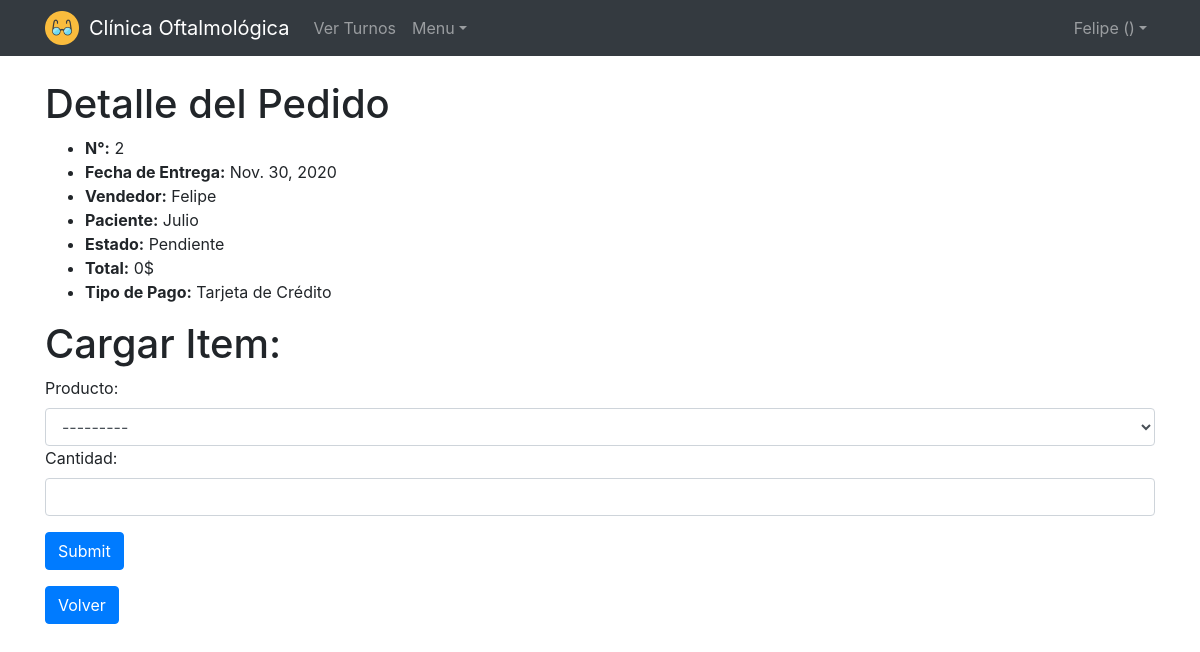
Page /clinica/pedidoshow/2 (signed in) on the earlier database version.
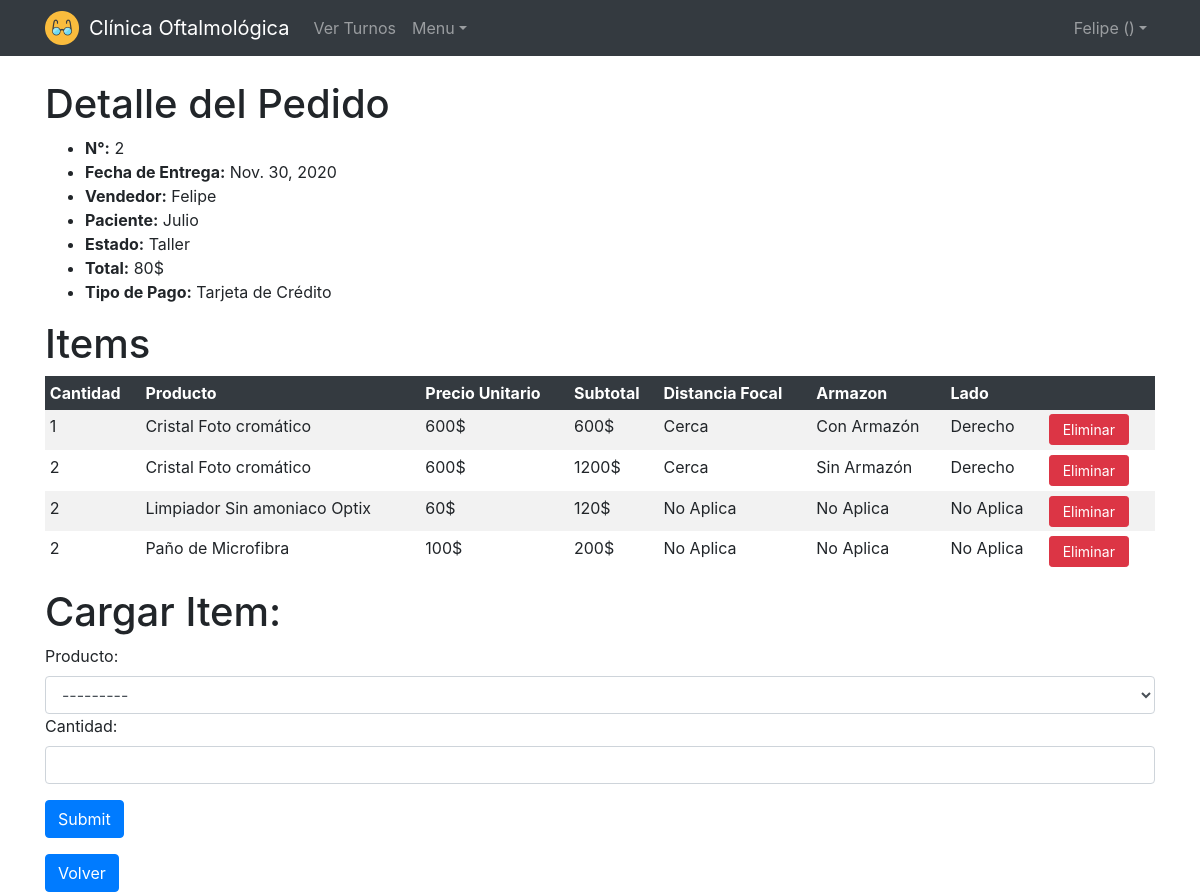
Same page on the later database version.
### clinica/models.py (models this page shows, shortened)
class Pedido(models.Model):
    user = models.ForeignKey(
        settings.AUTH_USER_MODEL,
        on_delete=models.CASCADE,
    )
    paciente = models.ForeignKey(Paciente, on_delete=models.CASCADE)
    tipopago = models.ForeignKey(Tipopago, on_delete=models.CASCADE)
    estado = models.ForeignKey(Estado, on_delete=models.CASCADE)
    total = models.IntegerField()
    fechaentrega = models.DateField()

class Paciente(models.Model):
    user = models.ForeignKey(
        settings.AUTH_USER_MODEL,
        on_delete=models.CASCADE,
    )
    nombre = models.CharField(max_length=64)
    apellido = models.CharField(max_length=64)
    dni = models.IntegerField()
    telefono = models.CharField(max_length=64)
    direccion = models.CharField(max_length=64)
    email = models.CharField(max_length=64)

class Estado(models.Model):
    nombre = models.CharField(max_length=64)

class Tipopago(models.Model):
    nombre = models.CharField(max_length=64)

class Subpedido(models.Model):
    pedido = models.ForeignKey(Pedido, on_delete=models.CASCADE)
    producto = models.ForeignKey(Producto, on_delete=models.CASCADE)
    distancia = models.ForeignKey(Distancia, on_delete=models.CASCADE)
    lado = models.ForeignKey(Lado, on_delete=models.CASCADE)
    armazon = models.ForeignKey(Armazon, on_delete=models.CASCADE)
    cantidad = models.IntegerField()

class Producto(models.Model):
    categoria = models.ForeignKey(Categoria, on_delete=models.CASCADE)
    nombre = models.CharField(max_length=64)
    precio = models.IntegerField()
    detalle = models.CharField(max_length=64)
    def __str__(self):
        return u'{0}'.format(self.nombre)

class Distancia(models.Model):
    nombre = models.CharField(max_length=64)
    def __str__(self):
        return u'{0}'.format(self.nombre)

class Armazon(models.Model):
    nombre = models.CharField(max_length=64)
    def __str__(self):
        return u'{0}'.format(self.nombre)

class Lado(models.Model):
    nombre = models.CharField(max_length=64)
    def __str__(self):
        return u'{0}'.format(self.nombre)

### clinica/views.py (the view)
# urls.py: path("pedidoshow/<int:pedido_id>", views.pedidoshow, name="pedidoshow"),
def pedidoshow(request, pedido_id):
    if not request.user.is_authenticated:
        return HttpResponseRedirect(reverse("login"))
    pedido = Pedido.objects.get(id=pedido_id)
    productos = Producto.objects.all()
    items = Subpedido.objects.filter(pedido_id=pedido_id)
    if request.method == "POST":
        form = FormSubpedido(request.POST)
        if form.is_valid():
            producto = form.cleaned_data["producto"].id
            lado = form.cleaned_data["lado"].id
            armazon = form.cleaned_data["armazon"].id
            distancia = form.cleaned_data["distancia"].id
            cantidad = form.cleaned_data["cantidad"]
            p = Subpedido(pedido_id=pedido_id, producto_id=producto, lado_id=lado, armazon_id=armazon, distancia_id=distancia, cantidad=cantidad)
            p.save()
            precioProducto = Producto.objects.get(id=producto).precio
            pedido.total = pedido.total + (cantidad * precioProducto)
            pedido.save()
            messages.success(request, 'El Item fue Agregado Exitosamente')
            return redirect('pedidoshow', pedido_id)
    else:
        return render(request, "pedidos/show.html", {
            "pedido": pedido,
            "items" : items,
            "productos": productos,
            "form" : FormSubpedido()
        })

### clinica/views.py
class FormSubpedido(forms.Form):
    producto = forms.ModelChoiceField(label="Producto:", queryset=Producto.objects.all(), required=True, widget=forms.Select(attrs={'class':'form-control'}))
    cantidad = forms.IntegerField(label="Cantidad:", required=True, widget=forms.NumberInput(attrs={'class':'form-control'}))
    lado = forms.ModelChoiceField(empty_label=None, label="Lado:", queryset=Lado.objects.all(), required=True, widget=forms.Select(attrs={'class':'form-control', 'style':'display:none'}))
    distancia = forms.ModelChoiceField(empty_label=None, label="Distancia:", queryset=Distancia.objects.all(), required=True, widget=forms.Select(attrs={'class':'form-control', 'style':'display:none'}))
    armazon = forms.ModelChoiceField(empty_label=None, label="Armazón:", queryset=Armazon.objects.all(), required=True, widget=forms.Select(attrs={'class':'form-control', 'style':'display:none'}))

### clinica/templates/pedidos/show.html (shortened to what this page needs)
{% extends "layout.html" %}
{% block body %}
    <div class="container">
        <h1>Detalle del Pedido</h1>
        <ul>
            <li><strong>N°:</strong> {{pedido.id }}</li>
            <li><strong>Fecha de Entrega:</strong> {{ pedido.fechaentrega }}</li>
            <li><strong>Vendedor:</strong> {{ pedido.user.get_username }}</li>
            <li><strong>Paciente:</strong> {{ pedido.paciente.nombre }}</li>
            <li><strong>Estado:</strong> {{ pedido.estado.nombre }}</li>
            {% if request.session.tipousuario_id != 4 %}
                <li><strong>Total:</strong> {{ pedido.total }}$</li>
            {% endif %}
            <li><strong>Tipo de Pago:</strong> {{ pedido.tipopago.nombre }}</li>
        </ul>
        {% if items %}
            <h1>Items</h1>
            <table class="table table-sm table-striped table-borderless">
                <thead class="table-dark">
                    <tr>
                        <th>Cantidad</th>
                        <th>Producto</th>
                        {% if request.session.tipousuario_id != 4 %}
                            <th>Precio Unitario</th>
                            <th>Subtotal</th>
                        {% endif %}
                        <th>Distancia Focal</th>
                        <th>Armazon</th>
                        <th>Lado</th>
                        {% if request.session.tipousuario_id != 4 %}
                            <th></th>
                        {% endif %}
                    </tr>
                </thead>
                <tbody>
                    {% for item in items %}
                        <tr>
                            <td>{{ item.cantidad }}</td>
                            <td>{{ item.producto.nombre }}</td>
                            {% if request.session.tipousuario_id != 4 %}
                                <td>{{ item.producto.precio }}$</td>
                                <td>{% widthratio item.producto.precio 1 item.cantidad %}$</td>
                            {% endif %}
                            <td>{{ item.distancia }}</td>
                            <td>{{ item.armazon }}</td>
                            <td>{{ item.lado }}</td>
                            {% if request.session.tipousuario_id != 4 %}
                                <td style="width: 10%;">
                                    <a href="{% url 'itemdelete' item.id %}" class="btn btn-danger btn-sm botones-index">Eliminar</a>
                                </td>
                            {% endif %}
                        </tr>
                    {% endfor %}
                </tbody>
            </table>
        {% endif %}
        {% if request.session.tipousuario_id != 4 %}
            <h1>Cargar Item:</h1>
            <form action="{% url 'pedidoshow' pedido.id %}" method="post">
                {{ form }}
                <div class="form-group" style="margin-top: 1rem;">
                    <input type="submit", class="btn btn-primary">
                </div>
            </form>
        {% endif %}
        <a href="{% url 'pedidosindex' %}" class="btn btn-primary">Volver</a>
    </div>
{% endblock %}

### clinica/templates/layout.html (shortened to what this page needs)
<!DOCTYPE html>
<html lang="es">
    <head>
        {% load static %}
        <link rel="stylesheet" type="text/css" href="{% static 'stylesheets/clinica.css' %}">
        <link rel="stylesheet" href="https://stackpath.bootstrapcdn.com/bootstrap/4.5.0/css/bootstrap.min.css">
    </head>
    <body>
        <header style="margin-bottom: 5rem;">
            <nav class="navbar navbar-expand-xl navbar-dark fixed-top bg-dark">
                <div class="container">
                    <div>
                        <img style="width: 34px; height: 34px;" alt="Icono" src="{% static 'images/icon.png' %}"/>
                    </div>
                    <a class="navbar-brand" href="#" style="margin-left:10px">Clínica Oftalmológica</a>
                    <div class="collapse navbar-collapse" id="navbarCollapse">
                        <ul class="navbar-nav mr-auto">
                            {% if request.user.id %}
                                <li class="nav-item">
                                    <a href="{% url 'turnosindex' %}" class="nav-item nav-link">Ver Turnos</a>
                                </li>
                                {% if request.user.id %}
                                    <li class="nav-item dropdown">
                                        <a class="nav-link dropdown-toggle" data-toggle="dropdown" href="#" role="button" aria-haspopup="true" aria-expanded="false">Menu</a>
                                    </li>
                                {% endif %}
                            {% endif %}
                        </ul>
                        <div class="navbar-nav">
                            {% if request.user.id %}
                                <div class="nav-item dropdown">
                                    <a class="nav-link dropdown-toggle" data-toggle="dropdown" href="#" role="button" aria-haspopup="true" aria-expanded="false">{{ request.user.username }} ({{ request.session.tipousuario }})</a>
                                </div>
                            {% else %}
                                <a href="{% url 'login' %}" class="nav-item nav-link">Ingresar</a>
                            {% endif %}
                        </div>
                    </div>
                </div>
            </nav>
        </header>
        {% block body %}
        {% endblock %}
    </body>
</html>

### clinica/static/stylesheets/clinica.css (style rules this page uses)
.botones-index { width: 80px; }

Differences in the rows shown:
changed Pedido "Felipe": estado.nombre "Pendiente" → "Taller"; total "0" → "80"
added Subpedido: cantidad "1", producto.nombre "Cristal Foto cromático", producto.precio "600", producto+cantidad "600", distancia "Cerca", armazon "Con Armazón", lado "Derecho"
added Subpedido: cantidad "2", producto.nombre "Cristal Foto cromático", producto.precio "600", producto+cantidad "1200", distancia "Cerca", armazon "Sin Armazón", lado "Derecho"
added Subpedido: cantidad "2", producto.nombre "Limpiador Sin amoniaco Optix", producto.precio "60", producto+cantidad "120", distancia "No Aplica", armazon "No Aplica", lado "No Aplica"
added Subpedido: cantidad "2", producto.nombre "Paño de Microfibra", producto.precio "100", producto+cantidad "200", distancia "No Aplica", armazon "No Aplica", lado "No Aplica"
Other differences:
text now shown: "Items Cantidad Producto Precio Unitario Subtotal Distancia Focal Armazon Lado"
